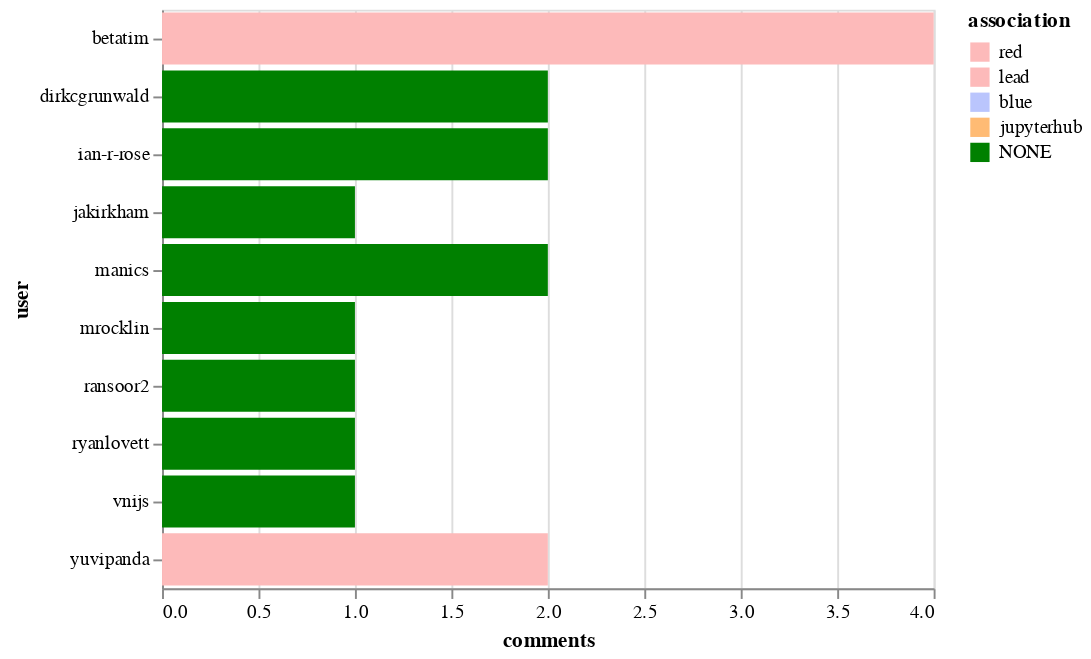

Here is the notebook cell this chart was saved with:
### Markdown cell above
## Top commenters

### Code cell
alt.Chart(top_commenters).mark_bar().encode(
    x='comments',
    y='user',
    color=alt.Color('association', sort=["CONTRIBUTOR", "MEMBER", "NONE"], scale=color_scale)
)

### Figure 1 — Vega-Lite specification as saved in the notebook (floating-point values rounded to 4 significant figures)
{"$schema": "https://vega.github.io/schema/vega-lite/v2.6.0.json", "config": {"view": {"height": 300, "width": 400}}, "data": {"name": "data-4cfbb1963d10389d160ec13909fc528a"}, "datasets": {"data-4cfbb1963d10389d160ec13909fc528a": [{"association": "red", "comments": 4, "user": "betatim"}, {"association": "red", "comments": 2, "user": "yuvipanda"}, {"association": "NONE", "comments": 2, "user": "manics"}, {"association": "NONE", "comments": 2, "user": "ian-r-rose"}, {"association": "NONE", "comments": 2, "user": "dirkcgrunwald"}, {"association": "NONE", "comments": 1, "user": "vnijs"}, {"association": "NONE", "comments": 1, "user": "ryanlovett"}, {"association": "NONE", "comments": 1, "user": "ransoor2"}, {"association": "NONE", "comments": 1, "user": "mrocklin"}, {"association": "NONE", "comments": 1, "user": "jakirkham"}]}, "encoding": {"color": {"field": "association", "scale": {"domain": ["red", "lead", "blue", "jupyterhub", "NONE"], "range": ["#fdbaba", "#fdbaba", "#bac5fd", "#ffbb74", "green"]}, "sort": ["CONTRIBUTOR", "MEMBER", "NONE"], "type": "nominal"}, "x": {"field": "comments", "type": "quantitative"}, "y": {"field": "user", "type": "nominal"}}, "mark": "bar"}
